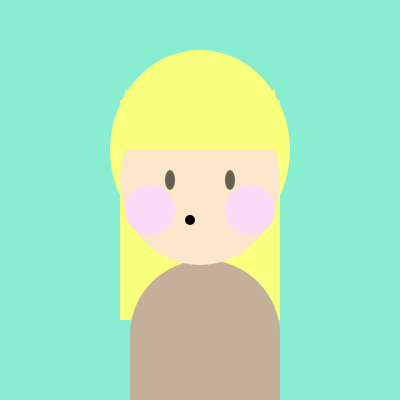
Frame 1 (no input)
Frame 60 (no input): identical to frame 1, image omitted
Frame 120 (the mouse pressed at the canvas centre since frame 60): identical to frame 1, image omitted

The p5.js sketch that drew this single still picture (run headless with seeded random() and noise() and a simulated clock; from frame 60 on, the mouse is pressed at the canvas centre):

// p5.js sketch
// ── sketch.js
function setup() {
  createCanvas(400, 400);
  
}

function draw() {
  background (137, 238, 209);
  
  
  //pelo
  fill(247, 255, 125);
  stroke(0)
  strokeWeight(0)
  ellipse(200, 150, 180, 200)
  rect(120, 100, 160, 220)

  //cuerpazooo xd
	stroke(0);
	strokeWeight(0);
	fill(196, 175, 155);
  rect(130, 260, 150, 400, 580); //ropa

  stroke(0);
	fill(250, 230, 202);
  ellipse(200, 180, 160, 170); //cara

  fill(247, 255, 125);
  stroke(0)
  strokeWeight(0)
  rect(125, 90, 150, 60)
  

  fill(105, 94, 82);
	stroke(0);
	ellipse(170, 180, 10, 20); //ojos
  ellipse(230, 180, 10, 20); 
  
  fill(249, 219, 247);
  stroke(0);
  ellipse(150, 210, 50, 50);
  ellipse(250, 210, 50, 50);

  fill(0)
  rect(185, 215, 10, 10, 20);

  

  



  
 

}
// ── style.css
body{
     background-color: sienna;
     font-size: 20px;
     font-family: 'Amatic SC', cursive;
     width: 80%;
     max-width: 700px;
     margin: 0 auto; 
     

}

h1{ 
    font-size: 40px;
    font-weight: lighter;
}
